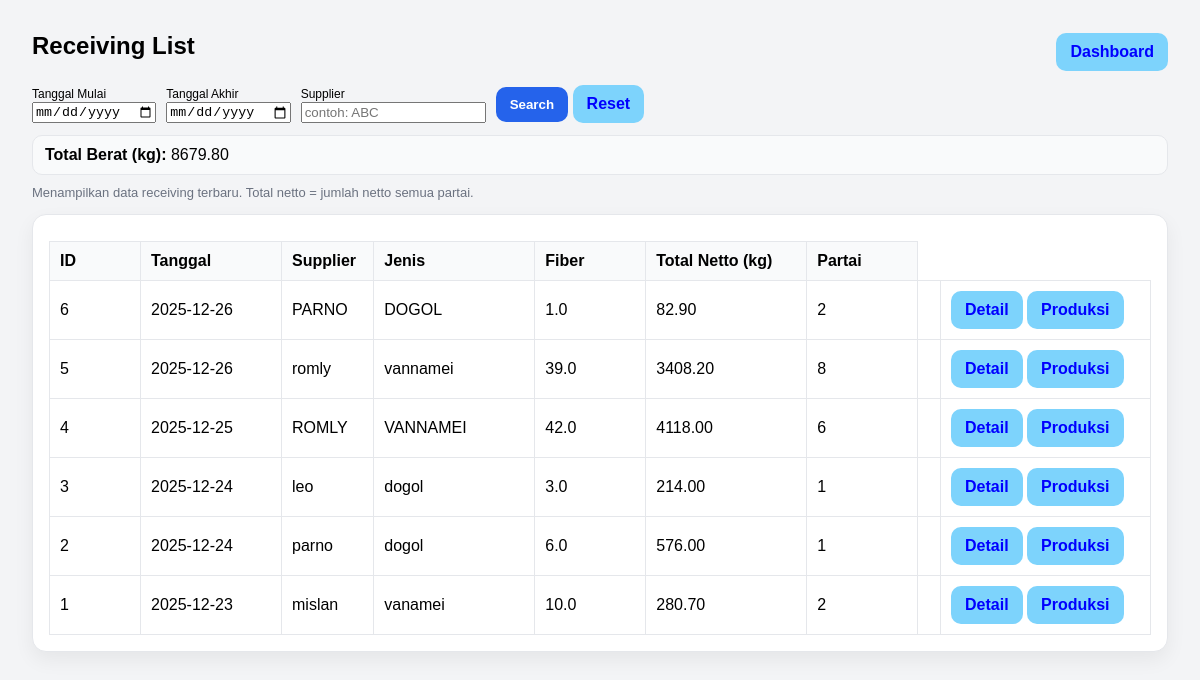
Screenshot of /receiving/list (signed in) with the database file from the repository.
### tables this page shows
CREATE TABLE receiving_header (
            id INTEGER PRIMARY KEY AUTOINCREMENT,
            tanggal TEXT NOT NULL,
            supplier TEXT NOT NULL,
            jenis TEXT,
            fiber REAL,
            created_at TEXT DEFAULT (datetime('now','localtime'))
        );

### app.py (the view)
@app.route("/receiving/list")
def receiving_list():
    if not require_login():
        return redirect(url_for("login"))
    start = (request.args.get("start") or "").strip()
    end = (request.args.get("end") or "").strip()
    supplier_q = (request.args.get("supplier") or "").strip()
    where = []
    params = []
    if start and end:
        where.append("h.tanggal BETWEEN ? AND ?")
        params.extend([start, end])
    elif start:
        where.append("h.tanggal >= ?")
        params.append(start)
    elif end:
        where.append("h.tanggal <= ?")
        params.append(end)
    if supplier_q:
        where.append("LOWER(h.supplier) LIKE ?")
        params.append(f"%{supplier_q.lower()}%")
    where_sql = ("WHERE " + " AND ".join(where)) if where else ""
    conn = get_conn()
    rows = conn.execute(f"""
        SELECT
            h.id,
            h.tanggal,
            h.supplier,
            h.jenis,
            h.fiber,
            COALESCE(SUM(COALESCE(p.netto, 0)), 0) AS total_netto,
            COUNT(p.id) AS jml_partai
        FROM receiving_header h
        LEFT JOIN receiving_partai p ON p.header_id = h.id
        {where_sql}
        GROUP BY h.id
        ORDER BY h.id DESC
    """, params).fetchall()
    total_berat = sum([(r["total_netto"] or 0) for r in rows])
    conn.close()
    return render_template(
        "receiving_list.html",
        rows=[dict(r) for r in rows],
        start=start,
        end=end,
        supplier=supplier_q,
        total_berat=total_berat
    )

### app.py (called while the page is built)
def require_login():
    return "user" in session

### db.py (called while the page is built)
def get_conn():
    conn = sqlite3.connect(DB_NAME)
    conn.row_factory = sqlite3.Row
    conn.execute("PRAGMA foreign_keys = ON;")
    return conn

### templates/receiving_list.html (shortened to what this page needs)
<!doctype html>
<html lang="id">
<head>
</head>
<body>
  <div class="top">
    <h2>Receiving List</h2>
    <div style="display:flex; gap:10px;">
      <a class="btn btn-secondary" href="/dashboard">Dashboard</a>
    </div>
  </div>
  <form method="get" action="/receiving/list" style="display:flex; gap:10px; align-items:end; flex-wrap:wrap; margin:12px 0;">
  <div>
    <label style="font-size:12px;">Tanggal Mulai</label><br>
    <input type="date" name="start" value="{{ start or '' }}">
  </div>
  <div>
    <label style="font-size:12px;">Tanggal Akhir</label><br>
    <input type="date" name="end" value="{{ end or '' }}">
  </div>
  <div>
    <label style="font-size:12px;">Supplier</label><br>
    <input type="text" name="supplier" placeholder="contoh: ABC" value="{{ supplier or '' }}">
  </div>
  <div>
    <button type="submit" class="btn btn-primary">Search</button>
    <a href="/receiving/list" class="btn btn-secondary" style="text-decoration:none; display:inline-block;">Reset</a>
  </div>
</form>
<div style="margin:10px 0; padding:10px 12px; background:#f9fafb; border:1px solid #e5e7eb; border-radius:10px;">
  <b>Total Berat (kg):</b> {{ "%.2f"|format(total_berat or 0) }}
</div>
  <div class="muted">Menampilkan data receiving terbaru. Total netto = jumlah netto semua partai.</div>
  <div class="card" style="margin-top:14px;">
    <table>
      <thead>
        <tr>
          <th style="width:70px;">ID</th>
          <th style="width:120px;">Tanggal</th>
          <th>Supplier</th>
          <th style="width:140px;">Jenis</th>
          <th style="width:90px;">Fiber</th>
          <th style="width:140px;">Total Netto (kg)</th>
          <th style="width:90px;">Partai</th>
        </tr>
      </thead>
      <tbody>
        {% for r in rows %}
        <tr>
          <td>{{ r.id }}</td>
          <td>{{ r.tanggal }}</td>
          <td>{{ r.supplier }}</td>
          <td>{{ r["jenis"] or "-" }}</td>
          <td>{{ r["fiber"] if r["fiber"] is not none else "-" }}</td>
          <td>{{ "%.2f"|format(r["total_netto"] or 0) }}</td>
          <td>{{ r["jml_partai"] }}</td>
          <td class="actions">
            <td>
            <a class="btn btn-secondary btn-sm" href="/receiving/{{ r.id }}">Detail</a>
            <a class="btn btn-secondary btn-sm" href="/production/{{ r.id }}">Produksi</a>
            </td>
          </td>
        </tr>
        {% endfor %}
      </tbody>
    </table>
  </div>
</body>
</html>

### templates/receiving_list.html (style rules this page uses)
body { font-family: Arial, sans-serif; padding: 24px; background:#f3f4f6; }
h2 { margin:0 0 12px 0; }
.card { background:white; border:1px solid #e5e7eb; border-radius:14px; padding:16px; box-shadow: 0 8px 20px rgba(0,0,0,0.06); }
table { width: 100%; border-collapse: collapse; margin-top: 10px; }
th, td { border: 1px solid #e5e7eb; padding: 10px; text-align: left; }
th { background:#f9fafb; }
.top { display:flex; justify-content:space-between; align-items:center; gap:12px; }
.btn { padding: 10px 14px; border: 0; border-radius: 10px; cursor: pointer; font-weight: 600; text-decoration:none; display:inline-block; }
.btn-primary { background: #2563eb; color: white; }
.btn-secondary { background: #7dd3fc; color: blue; }
.muted { color:#6b7280; font-size:13px; margin-top:6px; }

### rows the page displays
receiving_header: id "6", tanggal "2025-12-26", supplier "PARNO", jenis "DOGOL", fiber "1.0", r "82.90", jml_partai "2"
receiving_header: id "5", tanggal "2025-12-26", supplier "romly", jenis "vannamei", fiber "39.0", r "3408.20", jml_partai "8"
receiving_header: id "4", tanggal "2025-12-25", supplier "ROMLY", jenis "VANNAMEI", fiber "42.0", r "4118.00", jml_partai "6"
receiving_header: id "3", tanggal "2025-12-24", supplier "leo", jenis "dogol", fiber "3.0", r "214.00", jml_partai "1"
receiving_header: id "2", tanggal "2025-12-24", supplier "parno", jenis "dogol", fiber "6.0", r "576.00", jml_partai "1"
receiving_header: id "1", tanggal "2025-12-23", supplier "mislan", jenis "vanamei", fiber "10.0", r "280.70", jml_partai "2"

### other values shown
{{ "%.2f"|format(total_berat or 0) }} "8679.80"
